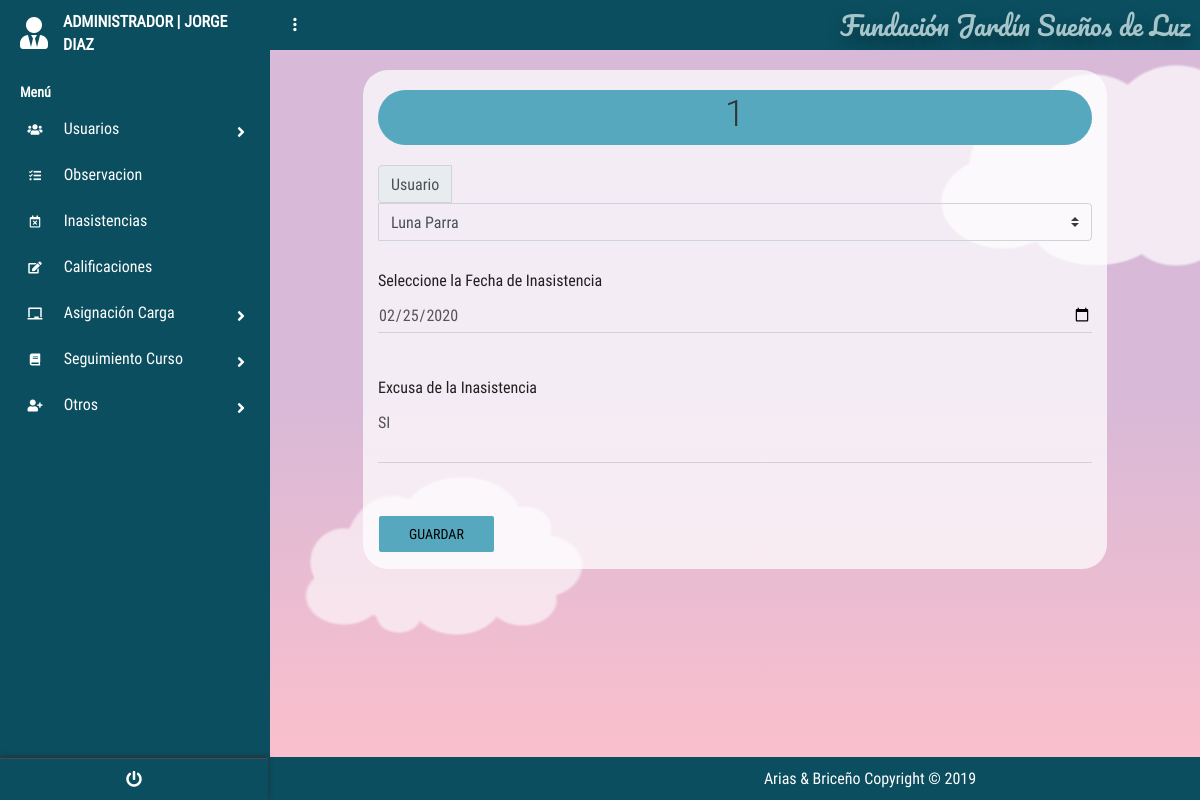
The app's page /?c=Inasistencia&a=nuevo&id_Inasistencia=1 (signed in) with its own data.
### tables this page shows
create table INASISTENCIA
(
id_Inasistencia INT PRIMARY KEY auto_increment ,
fecha_Inasistencia DATE not null,
excusa_Inasistencia VARCHAR (2),
id_Usuario_FKF int 
);

create table Usuario
(
id_Usuario int PRIMARY KEY auto_increment ,
user_Usuario varchar (50) not null,
password_Usuario varchar (8) not null,
nombre_Usuario varchar (50) not null,
apellido_Usuario varchar (50) not null,
tipoDoc_Usuario varchar (50) not null,
doc_Usuario bigint not null,
estado_Usuario varchar (50) not null,
id_tipoUsuario_FK int ,
id_Especialidad_FK int 
);

### controllers/InasistenciaController.php (called while the page is built, shortened)
<?php
require_once "./models/InasistenciaModel.php";
class InasistenciaController{
    private $mode;
    public function __CONSTRUCT(){
        $this->mode = new InasistenciaModel();
    }
    public function nuevo(){
        $alm = new InasistenciaModel();
        if(isset($_REQUEST['id_Inasistencia'])){
            $alm = $this->mode->Obtener($_REQUEST['id_Inasistencia']);
        }
        include_once './views/Inasistencia/Inasistencia.php';
    }
}

### models/Conexion.php (called while the page is built)
<?php
class Conexion{
    public static function conectar(){
        $PDO = new PDO("mysql:host=localhost;dbname=dbfundacion;charset=utf8","root","");
        $PDO->setAttribute(PDO::ATTR_ERRMODE,PDO::ERRMODE_EXCEPTION);
        return $PDO;
    }
}
?>

### models/InasistenciaModel.php (called while the page is built, shortened)
<?php
class InasistenciaModel{
    public $CNX;
    public function __construct(){
        try {
            $this->CNX= Conexion::conectar();
        } catch (Exception $e) {
            die($e->getMessage());
        }
    }
    public function Obtener($id_Inasistencia)
	{
		try
		{
            $query= "SELECT id_Inasistencia,
            fecha_Inasistencia,
            excusa_Inasistencia,
            id_Usuario_FKF,
            id_Usuario,
            nombre_Usuario,
            apellido_Usuario
            from Inasistencia
            inner join USUARIO on Usuario.id_Usuario=Inasistencia.id_Usuario_FKF
             where id_Inasistencia=? ";
            $stm = $this->CNX->prepare($query);
			$stm->execute(array($id_Inasistencia));
			return $stm->fetch(PDO::FETCH_OBJ);
		} catch (Exception $e)
		{
			die($e->getMessage());
		}
	}
}

### views/Inasistencia/Inasistencia.php (the view, shortened to what this page needs)
<!DOCTYPE html>
<html lang="es">
    <head>
        <link
            rel='stylesheet'
            href='https://cdnjs.cloudflare.com/ajax/libs/twitter-bootstrap/4.1.1/css/bootstrap.css'>
        <link
            rel='stylesheet'
            href='https://use.fontawesome.com/releases/v5.0.13/css/all.css'>
        <link
            rel="stylesheet"
            href="<?php echo SERVERURL; ?>assets/css/menu_Lateral.css">
        <link rel="stylesheet" href="<?php echo SERVERURL; ?>assets/css/main.css">
    </head>
    <body>
        <?php include "./views/modules/navlateral.php" ?>
        <section class="full-box dashboard-contentPage">
            <?php include "./views/modules/navbar.php" ?>
            <div class="container">
                <form
                    action="?c=Inasistencia&a=guardar_Inasistencia"
                    method="post"
                    class="FormularioAjax"
                    data-form="save"
                    autocomplete="off"
                    enctype="multipart/form-data">
                    <div>
                        <h1 class="page-header tituloa" style="margin-top:20px">
                            <?php echo $alm->id_Inasistencia != null ? $alm->id_Inasistencia : 'Nueva Inasistencia'; ?>
                        </h1>
                    </div>
                        <div class="input-group mb-3">
                        <div class="input-group-prepend">
                            <label class="input-group-text" for="inputGroupSelect01">Usuario</label>
                        </div>
                        <select
                            class="custom-select selects"
                            id="inputGroupSelect01"
                            style="background-color: #ffffff00;"
                            name="id_Usuario_FKF">
                            <option selected="selected" value="<?php echo $alm->id_Usuario_FKF; ?>">
                                <?php echo $alm->id_Inasistencia != null ? ($alm->nombre_Usuario.' '.$alm->apellido_Usuario) : '--Seleccione el Usuario--'; ?>
                            </option>
                        </select>
                    </div>
                    <div class="form-group">
                        <label>Seleccione la Fecha de Inasistencia</label>
                        <input
                        name="fecha_Inasistencia"
                        value="<?php echo $alm->fecha_Inasistencia; ?>"
                            class="form-control"
                            type="date"
                            required="required"
                            title="ingrese solo numeros"/>
                    </div>
                    <div class="form-group">
                        <label>Excusa de la Inasistencia</label>
                        <textarea
                            name="excusa_Inasistencia"
                            class="form-control"
                            placeholder="--Escriba aqui la Excusa--"
                            required="required"><?php echo $alm->excusa_Inasistencia; ?></textarea>
                    </div>
                    <div class="form-group" id="botones">
                        <input type="submit" value="Guardar" id="Crear" class="boton btn btn-info"/>
                    </div>
                </form>
            </div>
            <?php include "./views/modules/fondo_Form.php" ?>
        </section>
    </body>
</html>

### assets/css/menu_Lateral.css (style rules this page uses)
body { font-size: 0.9rem; }

### assets/css/main.css (style rules this page uses)
body, html { background-color: #0b4e5f; width: 100%; height: 100%; margin: 0; padding: 0; position: relative; font-size: 16px; font-family: 'RobotoCondensed'; overflow: hidden; }
.full-box { margin: 0; padding: 0; width: 100%; box-sizing: border-box; }
.container { background-color: rgba(255, 255, 255, 0.726); margin-top:20px; border-radius:25px; width:80%; }
.tablas,h1 { margin:20px }
h1 { text-align: center; padding: 5px; margin: 5px; }
.form-control { background-color: #ffffff00; }
form .btn, .botones { background-color: #56a8be; border-color: #56a8be; }
.tituloa { background-color: #56a8be; border-color: #56a8be; border-radius: 1em; }
.form-group .checkbox label, .form-group .radio label, .form-group label { font-size: 16px; line-height: 1.42857143; color: #212020; font-weight: 400; }
.dashboard-sideBar, .dashboard-contentPage { position: absolute; top: 0; height: 100%; transition: all .3s ease-in-out; }
.dashboard-contentPage { right: 0; z-index: 1; padding-left: 270px; }
.btn:not(.btn-raised).btn-info, .input-group-btn .btn:not(.btn-raised).btn-info { color: #000000; }
.input-group > .form-control, .input-group > .custom-select, .input-group > .custom-file { position: relative; -ms-flex: 1 1 auto; flex: 1 1 auto; width: 100%; }

### views/modules/fondo_Form.php (style rules this page uses)
html { box-sizing: border-box; }
*, *:before, *:after { box-sizing: inherit; }
body { margin: 0; background: linear-gradient(#d8b9d7 50%, #ffc0cb); min-height: 100vh; display: flex; justify-content: center; align-items: center; overflow: hidden; position: relative; }

### records on screen
inasistencia: id_Inasistencia "1", id_Usuario_FKF "Luna Parra", fecha_Inasistencia "02/25/2020", excusa_Inasistencia "SI"

### other values on screen
$nombre "JORGE DIAZ"
NOMBREPROYECTO "Fundación Jardín Sueños de Luz"
